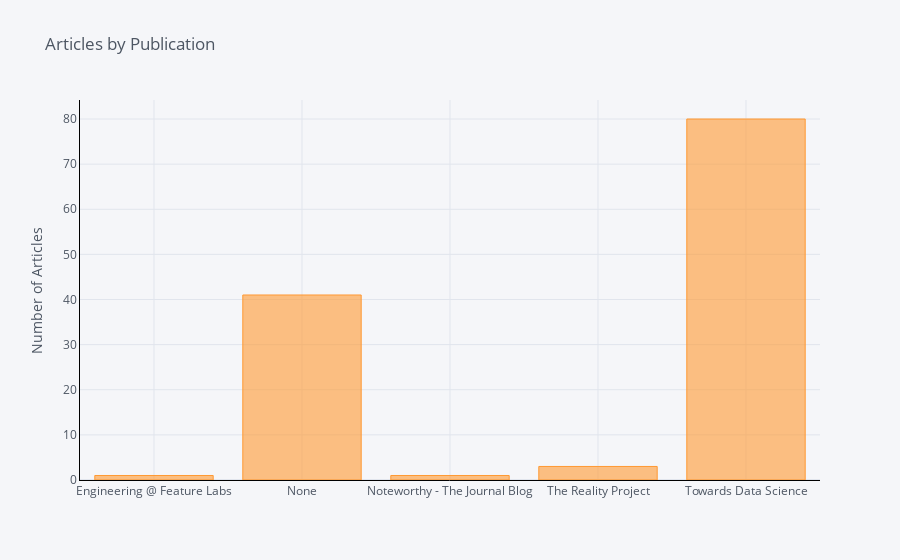

Write notebook code for a chart like this one.
### Code cell
df.groupby('publication').count()['fans'].iplot(
    kind='bar', yTitle='Number of Articles', linecolor='black', title='Articles by Publication')

### Figure 1 — Plotly figure (JSON) as saved in the notebook; plotly's stock layout.template omitted (floating-point values rounded to 4 significant figures)
{"data": [{"marker": {"color": "rgba(255, 153, 51, 0.6)", "line": {"color": "rgba(255, 153, 51, 1.0)", "width": 1}}, "name": "fans", "orientation": "v", "text": "", "type": "bar", "x": ["Engineering @ Feature Labs", "None", "Noteworthy - The Journal Blog", "The Reality Project", "Towards Data Science"], "y": [1, 41, 1, 3, 80]}], "layout": {"legend": {"bgcolor": "#F5F6F9", "font": {"color": "#4D5663"}}, "paper_bgcolor": "#F5F6F9", "plot_bgcolor": "#F5F6F9", "title": {"font": {"color": "#4D5663"}, "text": "Articles by Publication"}, "xaxis": {"gridcolor": "#E1E5ED", "linecolor": "black", "showgrid": true, "tickfont": {"color": "#4D5663"}, "title": {"font": {"color": "#4D5663"}, "text": ""}, "zerolinecolor": "#E1E5ED"}, "yaxis": {"gridcolor": "#E1E5ED", "linecolor": "black", "showgrid": true, "tickfont": {"color": "#4D5663"}, "title": {"font": {"color": "#4D5663"}, "text": "Number of Articles"}, "zerolinecolor": "#E1E5ED"}}}
